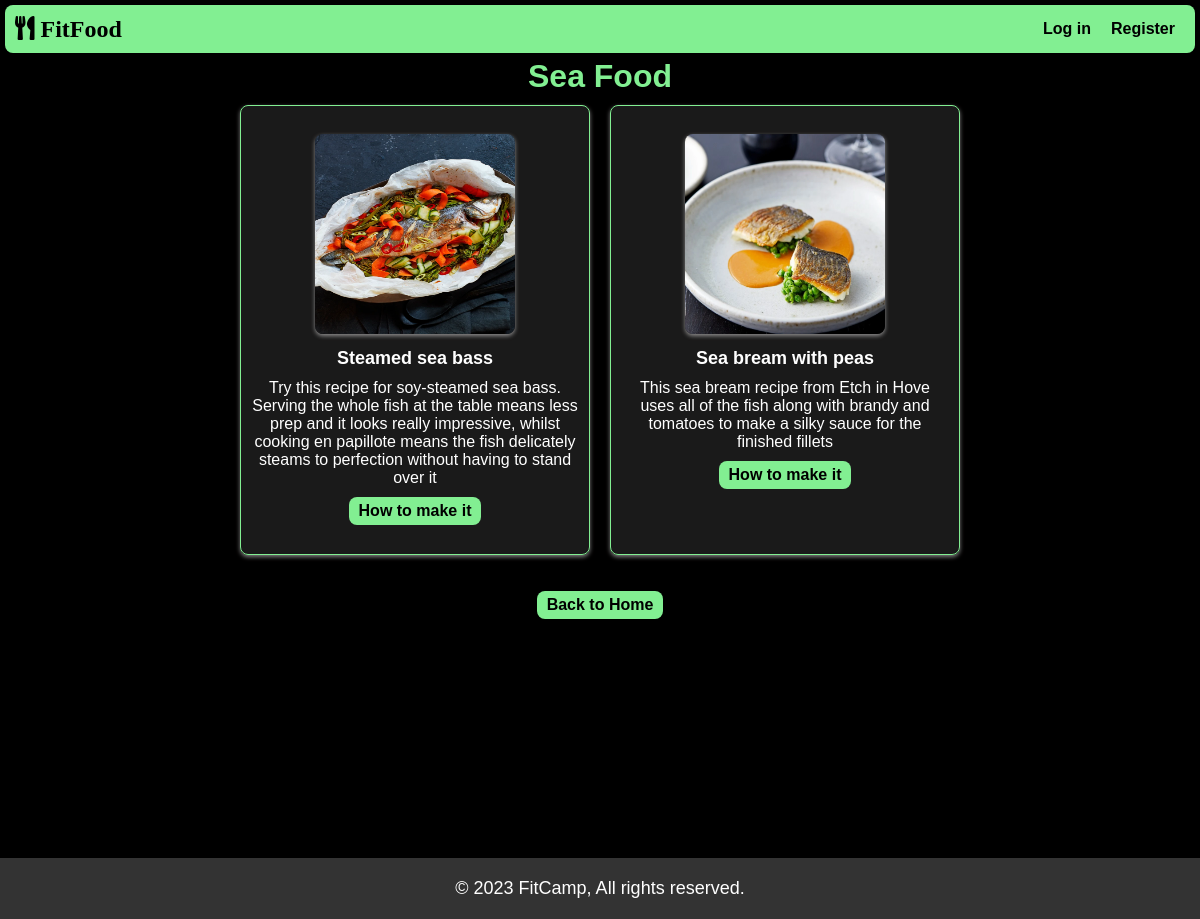
Page /fitfood/seafood/ on the committed database.
### fitfood/models.py (models this page shows, shortened)
class Recipe(models.Model):
    title = models.CharField(max_length=200)
    category = models.ForeignKey(Category, on_delete=models.CASCADE)
    ingredients = models.ManyToManyField(Ingredient)
    describe = models.TextField(blank=True ,null=True)
    instructions = models.TextField()
    image = models.ImageField(upload_to='images/', blank=True, null=True)

### fitfood/views.py (the view)
# urls.py: path('seafood/', views.seafood, name='seafood'),
def seafood(request):
    recipes = Recipe.objects.filter(category__name='Sea Food')
    return render(request, 'food/seafood.html', {'recipes': recipes})

### fitfood/templates/food/seafood.html (shortened to what this page needs)
{% extends "food/layoutfood.html" %}
{% block body %}
<h1 class="sub">Sea Food</h1>
<div class="main">
{% for item in recipes %}
<div class="recipe-card">
    <br>
    <div class="recipe-image">
        <img src="{{ item.image.url }}" alt="{{ item.title }}" width="200">
    </div>
    <div class="details">
        <h3>{{ item.title }}</h3>
        <h4>{{item.describe}}</h4>
        <a href="{% url 'recipe_detail' item.id %}" class="link-g">How to make it</a>
    </div>
</div>
{% endfor %}
</div>
<div class="container-Home">
    <a class="link-Home" href="{% url 'homefood' %}">Back to Home</a>
</div>
{% endblock %}

### fitfood/static/food/styles.css (style rules this page uses)
* { margin: 0; padding: 0; border: 0; box-sizing: border-box; font-family: Arial, sans-serif; }
body { background-color: black; }
.sub { text-align: center; color: #82EF92; transition: 0.5s ease; }
.main { display: flex; justify-content: center; align-items: center; flex-wrap: wrap; }
.recipe-card { width: 350px; height: 450px; display: flex; flex-direction: column; align-items: center; background-color:hsla(0, 0%, 100%, 0.102); border: 1px solid #82EF92; border-radius: 8px; margin: 10px; padding: 10px; box-shadow: 0 2px 4px rgba(255, 253, 253, 0.5); }
.recipe-image img { width: 200px; height: 200px; border-radius: 8px; box-shadow: 0 2px 4px rgba(255, 253, 253, 0.5); }
.details { text-align: center; }
.details h3 { font-size: 18px; margin: 10px 0; color: white; }
.details h4 { font-size: 16px; margin: 10px 0; color: white; font-weight: 100; }
.link-g { display: inline-block; padding: 5px 10px; background-color: #82EF92; color:black; text-decoration: none; border-radius: 8px; font-weight: bold; }
.container-Home { display: flex; justify-content: center; align-items: center; height: 10vh; }
.link-Home { padding: 5px 10px; background-color: #82EF92; color: black; text-decoration: none; border-radius: 8px; font-weight: bold; }

### rows in the picture
Recipe: image (picture), title "Steamed sea bass", describe "Try this recipe for soy-steamed sea bass. Serving the whole fish at the table means less prep and it looks really impressive, whilst cooking en papillote means the fish delicately steams to perfection without having to stand over it"
Recipe: image (picture), title "Sea bream with peas", describe "This sea bream recipe from Etch in Hove uses all of the fish along with brandy and tomatoes to make a silky sauce for the finished fillets"
